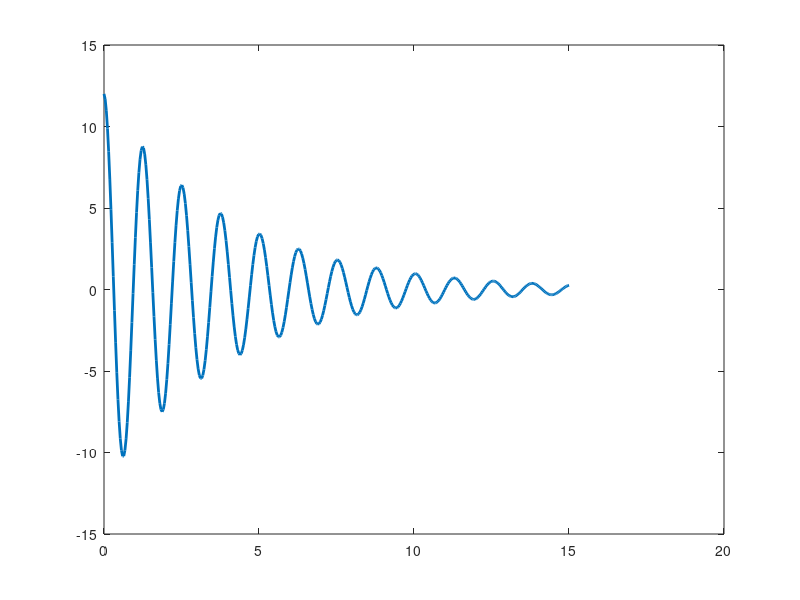

Recreate this plot in MATLAB. (Note: this script raises an error after producing the figure.)
% Michael Gagliardi
%9/9/20

% useful commands for Project 1
 
% string command, multiline title, make the title "robust"


% damped sinusoid: h(t) - 12 exp(t/4) cos(5t

tmin = 0; tmax = 15 % in s
N = 400; % intervals

t = linspace(tmin, tmax, 1+N) % 401 points

a = 12; tau = 4; w = 5; % tau, time constant, in s; angular freq., in rad/s
 
h = a * exp(-t/tau) .* cos(w*t);

plot(t, h, 'LineWidth', 2)

ax = gca;
ax.FontSize = 15;

grid on 
ax.GridAlpha = 0.3;

xlabel('time(s)', 'FontSize', 18)
ylabel('h(t)', 'FontSize', 18)

title({'ECE 202, Class 8: Damped Sinusoid', ...
    sprintf('h(t) = %g exp(-t/%g) cos(%gt)', a, tau, w)}, ...
    'FontSize', 22)

